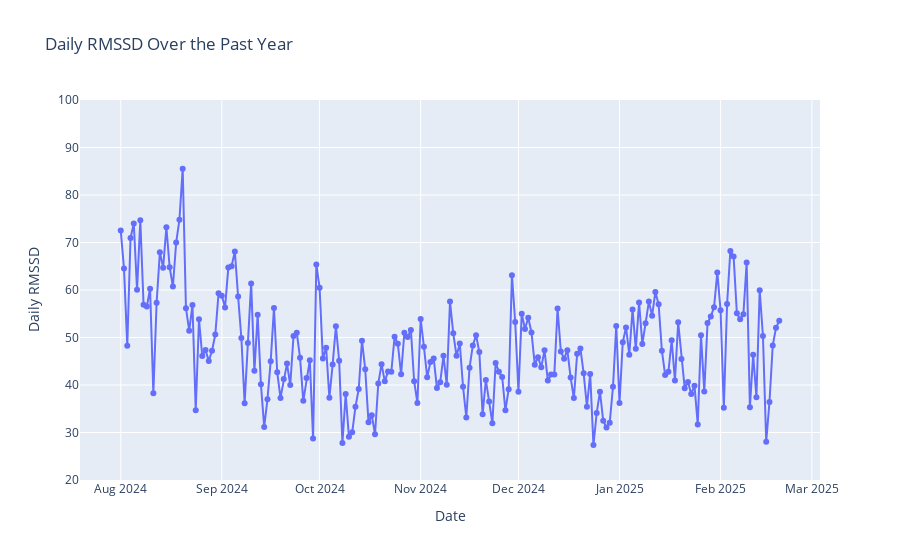

Notebook source saved alongside this figure:
### Code cell
# Calculate the date one year ago from today
one_year_ago = datetime.today() - timedelta(days=365)

# Filter the DataFrame to include only the past year's data
recent_data = df_hrv[df_hrv['date'] >= str(one_year_ago)]

# Create a Plotly figure
fig = px.line(recent_data, x='date', y='dailyrmssd', title='Daily RMSSD Over the Past Year')

# Customize the hover behavior
fig.update_traces(mode='lines+markers', hovertemplate='Date: %{x}<br>Daily RMSSD: %{y}')

# Set the x-axis title
fig.update_xaxes(title_text='Date')

# Set the y-axis title
fig.update_yaxes(title_text='Daily RMSSD')

# Customize the y-axis range
fig.update_yaxes(range=[20, 100])

# Show the interactive plot
fig.show()

### Figure 1 — Plotly figure (JSON) as saved in the notebook; plotly's stock layout.template omitted (floating-point values rounded to 4 significant figures; data arrays with more than 128 entries replaced by an {"elided": "..."} marker saying what was removed)
{"data": [{"hovertemplate": "Date: %{x}<br>Daily RMSSD: %{y}", "legendgroup": "", "line": {"color": "#636efa", "dash": "solid"}, "marker": {"symbol": "circle"}, "mode": "lines+markers", "name": "", "orientation": "v", "showlegend": false, "type": "scatter", "x": {"elided": "203 str values"}, "xaxis": "x", "y": {"elided": "203 float values"}, "yaxis": "y"}], "layout": {"legend": {"tracegroupgap": 0}, "title": {"text": "Daily RMSSD Over the Past Year"}, "xaxis": {"anchor": "y", "domain": [0, 1], "title": {"text": "Date"}}, "yaxis": {"anchor": "x", "domain": [0, 1], "range": [20, 100], "title": {"text": "Daily RMSSD"}}}}
